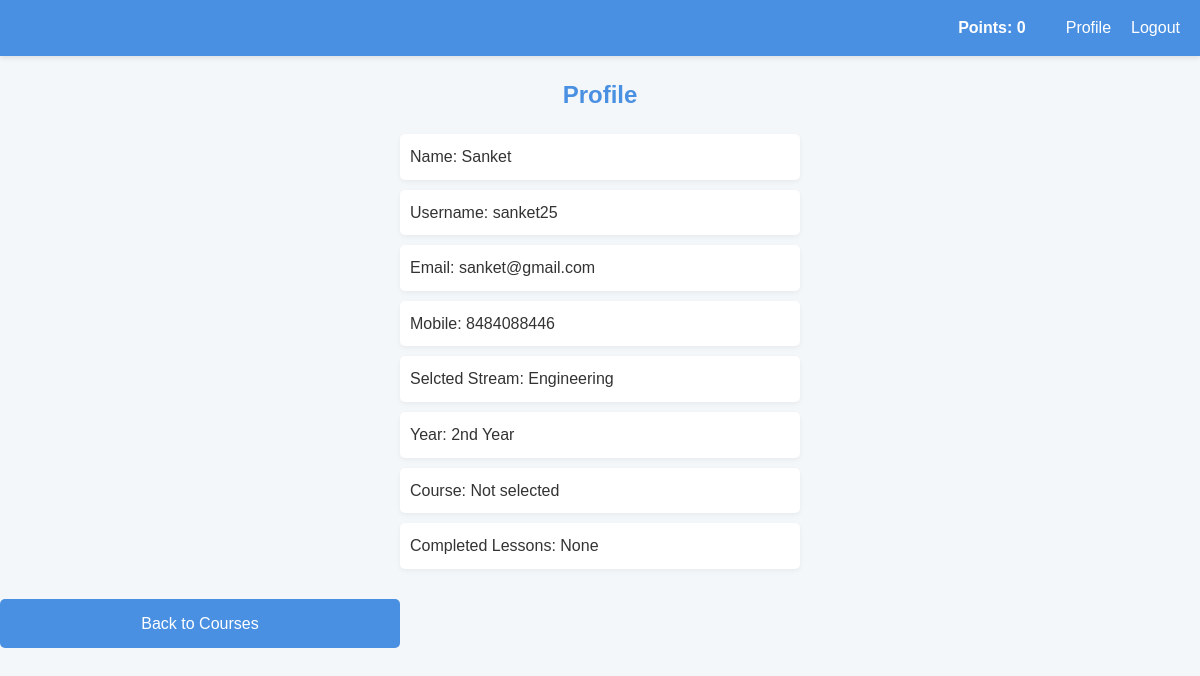
Before: /profile (signed in) with the older database file.
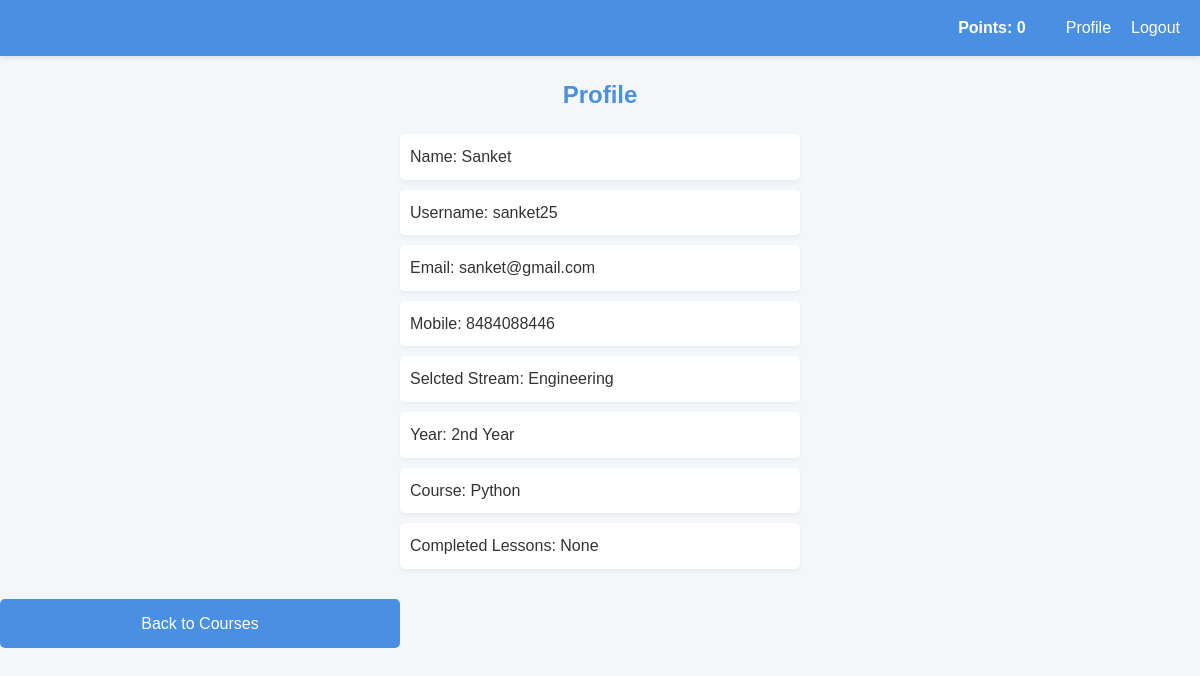
After: the same page with the newer database file.
### models/models.py (models this page shows)
class User(db.Model):
    id = db.Column(db.Integer, primary_key=True)
    name = db.Column(db.String(100), nullable=False)
    username = db.Column(db.String(80), unique=True, nullable=False)
    email = db.Column(db.String(120), unique=True, nullable=False)
    mobile = db.Column(db.String(15), unique=True, nullable=False)
    stream = db.Column(db.String(20), nullable=False)  # New: Replacing class_name
    year = db.Column(db.String(10), nullable=False)   # New: Year field
    password = db.Column(db.String(120), nullable=False)
    points = db.Column(db.Integer, default=0)
    course = db.Column(db.String(50))
    level = db.Column(db.String(20))  # New: Beginner, Intermediate, or Advanced
    completed_lessons = db.Column(db.String(200), default="")
    is_admin = db.Column(db.Boolean, default=False)

### routes/user.py (the view)
def profile_page():
    if 'user_id' not in session:
        return redirect(url_for('login'))
    user = db.session.get(User, session['user_id'])
    if user is None:
        session.pop('user_id', None)
        return redirect(url_for('login'))
    return render_template('profile.html', user=user)

### templates/profile.html
{% extends "base.html" %}
{% block content %}
    <h2>Profile</h2>
    <p>Name: {{ user.name }}</p>
    <p>Username: {{ user.username }}</p>
    <p>Email: {{ user.email }}</p>
    <p>Mobile: {{ user.mobile }}</p>
    <p>Selcted Stream: {{ user.stream }}</p>
    <p>Year: {{ user.year }}</p>
    <p>Course: {{ user.course or 'Not selected' }}</p>
    <p>Completed Lessons: {{ user.completed_lessons or 'None' }}</p>
    <a href="{{ url_for('courses') }}" class="back-btn">Back to Courses</a>
{% endblock %}

### templates/base.html (shortened to what this page needs)
<!DOCTYPE html>
<html>
<head>
    <link rel="stylesheet" href="{{ url_for('static', filename='style.css') }}">
    <link rel="stylesheet" href="{{ url_for('static', filename='markdown.css') }}"
</head>
<body>
    <nav>
        {% if session.user_id %}
            <span>Points: {{ user.points }}</span>
            <a href="{{ url_for('profile') }}">Profile</a>
            <a href="{{ url_for('logout') }}">Logout</a>
        {% endif %}
    </nav>
    {% block content %}{% endblock %}
</body>
</html>

### static/style.css (style rules this page uses)
* { margin: 0; padding: 0; box-sizing: border-box; }
body { font-family: 'Arial', sans-serif; background-color: #f4f7fa; color: #333; line-height: 1.6; }
nav { background-color: #4a90e2; padding: 15px 20px; display: flex; justify-content: flex-end; align-items: center; box-shadow: 0 2px 5px rgba(0, 0, 0, 0.1); }
nav span { color: white; font-weight: bold; margin-right: 20px; }
nav a { color: white; text-decoration: none; margin-left: 20px; font-weight: 500; transition: color 0.3s; }
h2 { color: #4a90e2; text-align: center; margin: 20px 0; }
a { color: #4a90e2; text-decoration: none; }
p { width: 80%; max-width: 400px; margin: 10px auto; padding: 10px; background-color: white; border-radius: 5px; box-shadow: 0 2px 5px rgba(0, 0, 0, 0.05); }
.back-btn { display: inline-block; padding: 12px 20px; background-color: #4a90e2; color: white; text-decoration: none; border-radius: 5px; font-size: 16px; transition: background-color 0.3s; margin: 20px auto; text-align: center; width: 80%; max-width: 400px; }

Changed rows visible on the page:
changed User "Sanket": course "Not selected" → "Python"
